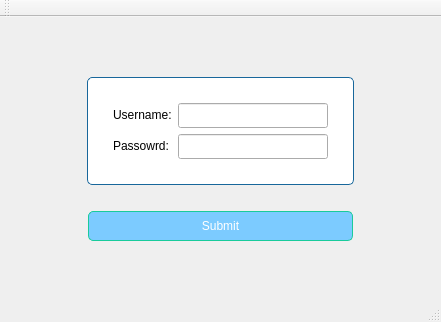
<?xml version="1.0" encoding="UTF-8"?>
<ui version="4.0">
 <class>MainWindow</class>
 <widget class="QMainWindow" name="MainWindow">
  <property name="geometry">
   <rect>
    <x>0</x>
    <y>0</y>
    <width>441</width>
    <height>322</height>
   </rect>
  </property>
  <property name="windowTitle">
   <string>MainWindow</string>
  </property>
  <property name="styleSheet">
   <string notr="true"/>
  </property>
  <widget class="QWidget" name="centralWidget">
   <property name="styleSheet">
    <string notr="true">#centralWidget{
    border-image: url(:/new/Imgaes/pic.jpeg)
}</string>
   </property>
   <layout class="QVBoxLayout" name="verticalLayout">
    <item>
     <spacer name="verticalSpacer">
      <property name="orientation">
       <enum>Qt::Vertical</enum>
      </property>
      <property name="sizeHint" stdset="0">
       <size>
        <width>20</width>
        <height>40</height>
       </size>
      </property>
     </spacer>
    </item>
    <item>
     <layout class="QHBoxLayout" name="horizontalLayout_7">
      <property name="topMargin">
       <number>0</number>
      </property>
      <property name="bottomMargin">
       <number>0</number>
      </property>
      <item>
       <spacer name="horizontalSpacer_4">
        <property name="orientation">
         <enum>Qt::Horizontal</enum>
        </property>
        <property name="sizeHint" stdset="0">
         <size>
          <width>40</width>
          <height>20</height>
         </size>
        </property>
       </spacer>
      </item>
      <item>
       <widget class="QFrame" name="formFrame">
        <property name="minimumSize">
         <size>
          <width>1</width>
          <height>0</height>
         </size>
        </property>
        <property name="styleSheet">
         <string notr="true">#formFrame {
    border: 1px solid rgb(24, 103, 155);
    border-radius: 5px;
    background-color: white;
}</string>
        </property>
        <layout class="QFormLayout" name="formLayout">
         <property name="leftMargin">
          <number>25</number>
         </property>
         <property name="topMargin">
          <number>25</number>
         </property>
         <property name="rightMargin">
          <number>25</number>
         </property>
         <property name="bottomMargin">
          <number>25</number>
         </property>
         <item row="2" column="0">
          <widget class="QLabel" name="label_2">
           <property name="text">
            <string>Username:</string>
           </property>
          </widget>
         </item>
         <item row="2" column="1">
          <widget class="QLineEdit" name="userName">
           <property name="minimumSize">
            <size>
             <width>150</width>
             <height>25</height>
            </size>
           </property>
           <property name="maximumSize">
            <size>
             <width>16777215</width>
             <height>16777215</height>
            </size>
           </property>
          </widget>
         </item>
         <item row="3" column="0">
          <widget class="QLabel" name="label_3">
           <property name="text">
            <string>Passowrd:</string>
           </property>
          </widget>
         </item>
         <item row="3" column="1">
          <widget class="QLineEdit" name="userPassword">
           <property name="minimumSize">
            <size>
             <width>150</width>
             <height>25</height>
            </size>
           </property>
           <property name="echoMode">
            <enum>QLineEdit::Password</enum>
           </property>
          </widget>
         </item>
        </layout>
       </widget>
      </item>
      <item>
       <spacer name="horizontalSpacer_3">
        <property name="orientation">
         <enum>Qt::Horizontal</enum>
        </property>
        <property name="sizeHint" stdset="0">
         <size>
          <width>40</width>
          <height>20</height>
         </size>
        </property>
       </spacer>
      </item>
     </layout>
    </item>
    <item>
     <widget class="QLabel" name="label">
      <property name="text">
       <string/>
      </property>
     </widget>
    </item>
    <item>
     <layout class="QHBoxLayout" name="horizontalLayout_2">
      <item>
       <spacer name="horizontalSpacer">
        <property name="orientation">
         <enum>Qt::Horizontal</enum>
        </property>
        <property name="sizeHint" stdset="0">
         <size>
          <width>40</width>
          <height>20</height>
         </size>
        </property>
       </spacer>
      </item>
      <item>
       <widget class="QPushButton" name="submit">
        <property name="minimumSize">
         <size>
          <width>265</width>
          <height>30</height>
         </size>
        </property>
        <property name="styleSheet">
         <string notr="true">border:1px solid rgb(25,203,155);
border-radius:5px;
background-color:rgb(124,203,255);
color:white;</string>
        </property>
        <property name="text">
         <string>Submit</string>
        </property>
       </widget>
      </item>
      <item>
       <spacer name="horizontalSpacer_2">
        <property name="orientation">
         <enum>Qt::Horizontal</enum>
        </property>
        <property name="sizeHint" stdset="0">
         <size>
          <width>40</width>
          <height>20</height>
         </size>
        </property>
       </spacer>
      </item>
     </layout>
    </item>
    <item>
     <spacer name="verticalSpacer_2">
      <property name="orientation">
       <enum>Qt::Vertical</enum>
      </property>
      <property name="sizeHint" stdset="0">
       <size>
        <width>20</width>
        <height>40</height>
       </size>
      </property>
     </spacer>
    </item>
   </layout>
  </widget>
  <widget class="QMenuBar" name="menuBar">
   <property name="geometry">
    <rect>
     <x>0</x>
     <y>0</y>
     <width>441</width>
     <height>24</height>
    </rect>
   </property>
  </widget>
  <widget class="QToolBar" name="mainToolBar">
   <attribute name="toolBarArea">
    <enum>TopToolBarArea</enum>
   </attribute>
   <attribute name="toolBarBreak">
    <bool>false</bool>
   </attribute>
  </widget>
  <widget class="QStatusBar" name="statusBar"/>
 </widget>
 <layoutdefault spacing="6" margin="11"/>
 <resources/>
 <connections/>
</ui>
